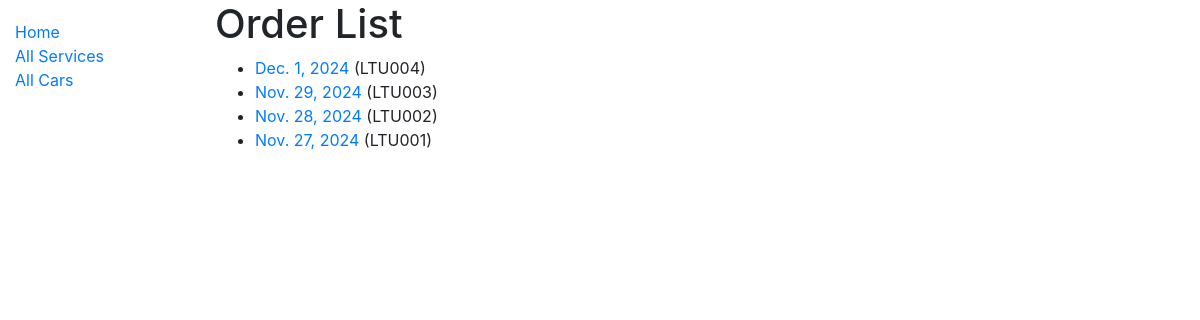
The page /car_service/orders/ on the database as committed earlier.
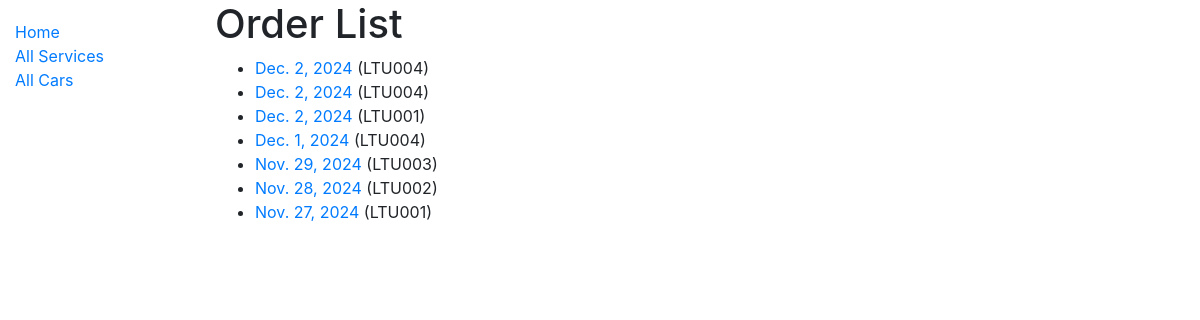
The same page on the database as committed later.
### car_service/models.py (models this page shows, shortened)
class Order(models.Model):
    id = models.UUIDField(primary_key=True, default=uuid.uuid4, help_text='Unique ID Car Order', null=False)
    date = models.DateField('Will be accessible', null=True)
    car_id = models.ForeignKey('Car', on_delete=models.CASCADE, null=True)
    LOAN_STATUS = (
        ('p', 'Processing'),
        ('d', 'Delivered'),
        ('t', 'Ready To Deliver'),
        ('r', 'Reserved'),
    )
    status = models.CharField(
        max_length=1,
        choices=LOAN_STATUS,
        blank=True,
        default='p',
        help_text='Order Status',
    )
    def car_brand(self):
        return self.car_id.car_model_id.brand
    car_brand.short_description = 'Car Brand'
    def car_model(self):
        return self.car_id.car_model_id.model
    car_model.short_description = 'Car Model'
    class Meta:
        verbose_name = "Order"
        verbose_name_plural = "Orders"

class Car(models.Model):
    license_plate = models.CharField('License Plate', max_length=6,
                                     help_text='Enter the license plate of a car (example: XXX000)', null=False)
    car_model_id = models.ForeignKey('CarModel', on_delete=models.CASCADE, null=True)
    vin_code = models.CharField('VIN Code', max_length=17, help_text='Enter the VIN code (example: 4Y1SL65848Z411439)',
                                null=False)
    client = models.CharField('Client', max_length=100, null=False)
    description = models.TextField('Description', max_length=2000, default='')
    class Meta:
        verbose_name = "Car"
        verbose_name_plural = "Cars"
    def __str__(self):
        return f"{self.license_plate}"

### car_service/views.py (the view)
# urls.py: path('orders/', views.OrderListView.as_view(), name='orders'),
class OrderListView(generic.ListView):
    model = Order
    template_name = 'order_list.html'
    context_object_name = 'order_list'
    paginate_by = 10
    def get_queryset(self):
        return Order.objects.all().order_by('-date')

### car_service/templates/order_list.html
{% extends "base.html" %}
{% block content %}
  <h1>Order List</h1>
  {% if order_list %}
  <ul>
    {% for order in order_list %}
      <li>
        <a href="{% url 'order-detail' order.id %}">{{ order.date }}</a> ({{order.car_id}})
      </li>
    {% endfor %}
  </ul>
  {% else %}
    <p>No cars in dealership.</p>
  {% endif %}
{% endblock %}

### car_service/templates/base.html (shortened to what this page needs)
<!DOCTYPE html>
<html lang="en">
<head>
    <link rel="stylesheet" href="https://stackpath.bootstrapcdn.com/bootstrap/4.1.3/css/bootstrap.min.css"
>
    {% load static %}
    <link rel="stylesheet" href="{% static 'css/styles.css' %}">
</head>
<body>
<div class="container-fluid">
    <div class="row">
        <div class="col-sm-2">
            {% block sidebar %}
            <ul class="sidebar-nav">
                <li><a href="{% url 'index' %}">Home</a></li>
                <li><a href="{% url 'orders' %}">All Services</a></li>
                <li><a href="{% url 'cars' %}">All Cars</a></li>
            </ul>
            {% endblock %}
        </div>
        <div class="col-sm-10 ">{% block content %}{% endblock %}</div>
    </div>
</div>
</body>
</html>

### car_service/static/css/styles.css (style rules this page uses)
.sidebar-nav { margin-top: 20px; padding: 0; list-style: none; }

Rows that differ between the two databases and show on the page:
added Order: date "Dec. 2, 2024", car_id "LTU004"
added Order: date "Dec. 2, 2024", car_id "LTU004"
added Order: date "Dec. 2, 2024", car_id "LTU001"
